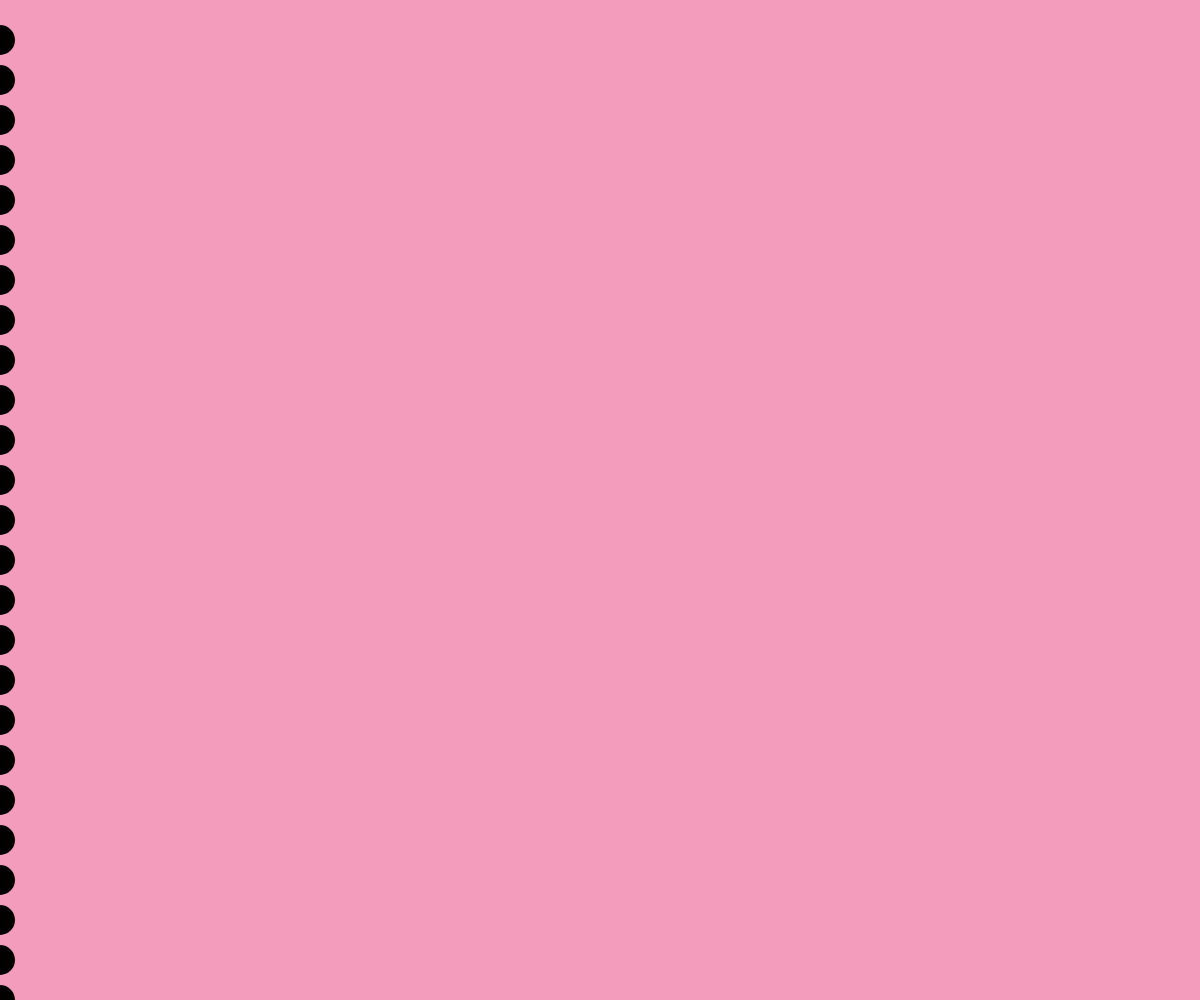
Frame 1 (no input)
Frame 60 (no input): identical to frame 1, image omitted
Frame 120 (the mouse pressed at the canvas centre since frame 60): identical to frame 1, image omitted

The p5.js sketch that drew this single still picture (run headless with seeded random() and noise() and a simulated clock; from frame 60 on, the mouse is pressed at the canvas centre):

// p5.js sketch
// ── sketch.js
// Loops Quiz Prep
// Eliz Vo
// October 6, 2025

let gridSize = 40; 

function setup() {
  createCanvas(windowWidth, windowHeight);
}

function grid(){
  // Draw a grid or something
  // color(136, 23, 30);
  strokeWeight(30);
  let x = 0;  let y = 0;
  while ( x < width ){  // x : 0,   40,   80, ...
    while ( y < height){
      if (abs(width/2 - x) > 100){
        y += gridSize;  
      }
      point(x, y);
      
    }

    x += gridSize;
  }

}

function draw() {
  background(244, 156, 187);
  grid();
}
